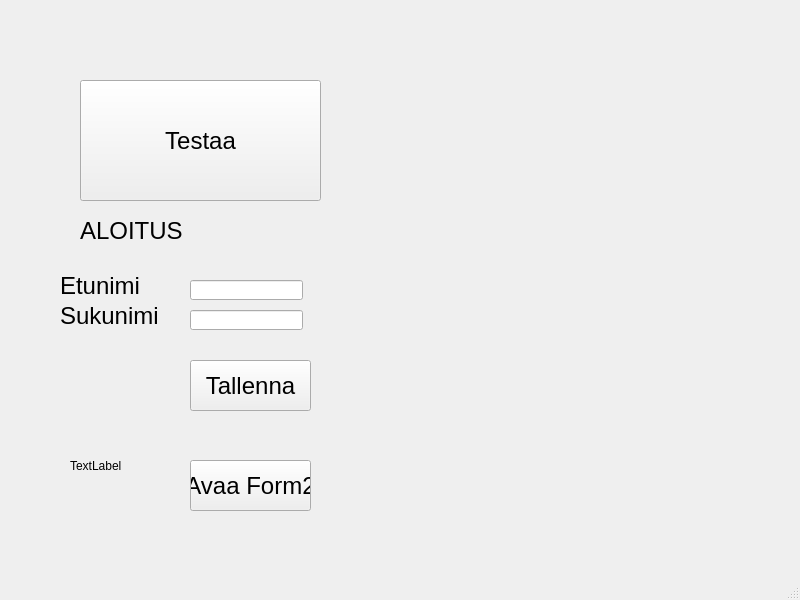
<?xml version="1.0" encoding="UTF-8"?>
<ui version="4.0">
 <class>MainWindow</class>
 <widget class="QMainWindow" name="MainWindow">
  <property name="geometry">
   <rect>
    <x>0</x>
    <y>0</y>
    <width>800</width>
    <height>600</height>
   </rect>
  </property>
  <property name="windowTitle">
   <string>MainWindow</string>
  </property>
  <widget class="QWidget" name="centralwidget">
   <widget class="QPushButton" name="btnTest">
    <property name="geometry">
     <rect>
      <x>80</x>
      <y>80</y>
      <width>241</width>
      <height>121</height>
     </rect>
    </property>
    <property name="font">
     <font>
      <pointsize>18</pointsize>
     </font>
    </property>
    <property name="text">
     <string>Testaa</string>
    </property>
   </widget>
   <widget class="QLabel" name="labelResult">
    <property name="geometry">
     <rect>
      <x>80</x>
      <y>200</y>
      <width>411</width>
      <height>61</height>
     </rect>
    </property>
    <property name="font">
     <font>
      <pointsize>18</pointsize>
     </font>
    </property>
    <property name="text">
     <string>ALOITUS</string>
    </property>
   </widget>
   <widget class="QLabel" name="label">
    <property name="geometry">
     <rect>
      <x>60</x>
      <y>270</y>
      <width>201</width>
      <height>31</height>
     </rect>
    </property>
    <property name="font">
     <font>
      <pointsize>18</pointsize>
     </font>
    </property>
    <property name="text">
     <string>Etunimi</string>
    </property>
   </widget>
   <widget class="QLineEdit" name="textFname">
    <property name="geometry">
     <rect>
      <x>190</x>
      <y>280</y>
      <width>113</width>
      <height>20</height>
     </rect>
    </property>
    <property name="font">
     <font>
      <pointsize>18</pointsize>
     </font>
    </property>
   </widget>
   <widget class="QLabel" name="label_2">
    <property name="geometry">
     <rect>
      <x>60</x>
      <y>300</y>
      <width>201</width>
      <height>31</height>
     </rect>
    </property>
    <property name="font">
     <font>
      <pointsize>18</pointsize>
     </font>
    </property>
    <property name="text">
     <string>Sukunimi</string>
    </property>
   </widget>
   <widget class="QLineEdit" name="textLname">
    <property name="geometry">
     <rect>
      <x>190</x>
      <y>310</y>
      <width>113</width>
      <height>20</height>
     </rect>
    </property>
    <property name="font">
     <font>
      <pointsize>18</pointsize>
     </font>
    </property>
   </widget>
   <widget class="QPushButton" name="btnSave">
    <property name="geometry">
     <rect>
      <x>190</x>
      <y>360</y>
      <width>121</width>
      <height>51</height>
     </rect>
    </property>
    <property name="font">
     <font>
      <pointsize>18</pointsize>
     </font>
    </property>
    <property name="text">
     <string>Tallenna</string>
    </property>
   </widget>
   <widget class="QLabel" name="labelMessage">
    <property name="geometry">
     <rect>
      <x>70</x>
      <y>450</y>
      <width>281</width>
      <height>31</height>
     </rect>
    </property>
    <property name="text">
     <string>TextLabel</string>
    </property>
   </widget>
   <widget class="QPushButton" name="tbnOpenForm2">
    <property name="geometry">
     <rect>
      <x>190</x>
      <y>460</y>
      <width>121</width>
      <height>51</height>
     </rect>
    </property>
    <property name="font">
     <font>
      <pointsize>18</pointsize>
     </font>
    </property>
    <property name="text">
     <string>Avaa Form2</string>
    </property>
   </widget>
  </widget>
  <widget class="QMenuBar" name="menubar">
   <property name="geometry">
    <rect>
     <x>0</x>
     <y>0</y>
     <width>800</width>
     <height>17</height>
    </rect>
   </property>
  </widget>
  <widget class="QStatusBar" name="statusbar"/>
 </widget>
 <resources/>
 <connections/>
</ui>
